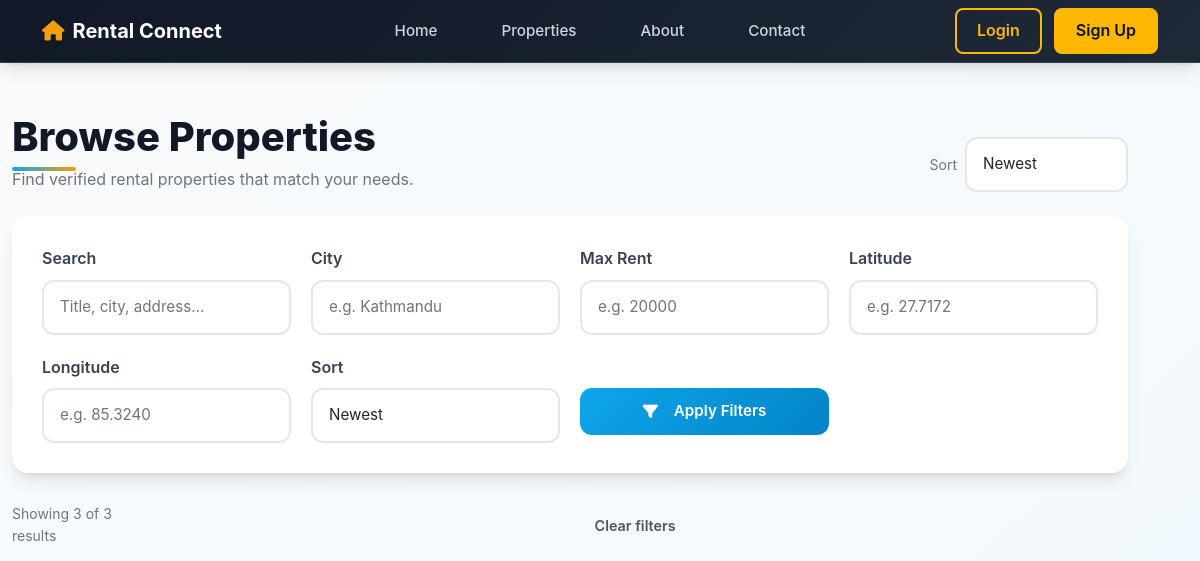
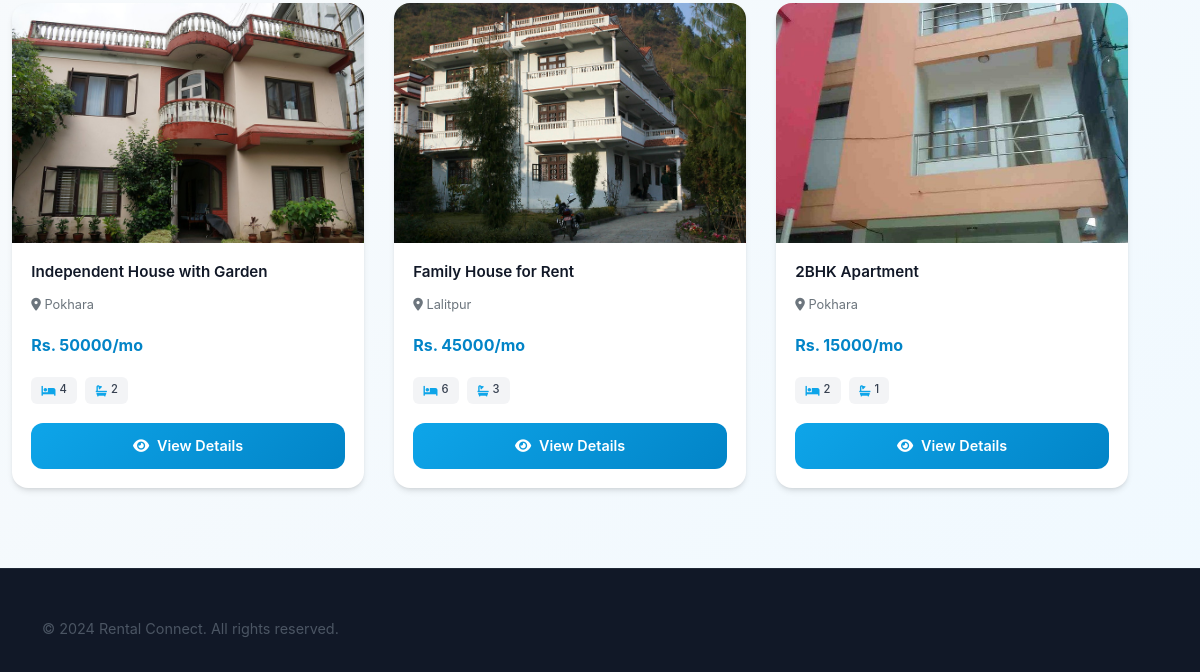
/properties/, run on an earlier commit of the app's database (2 pictures, top to bottom).
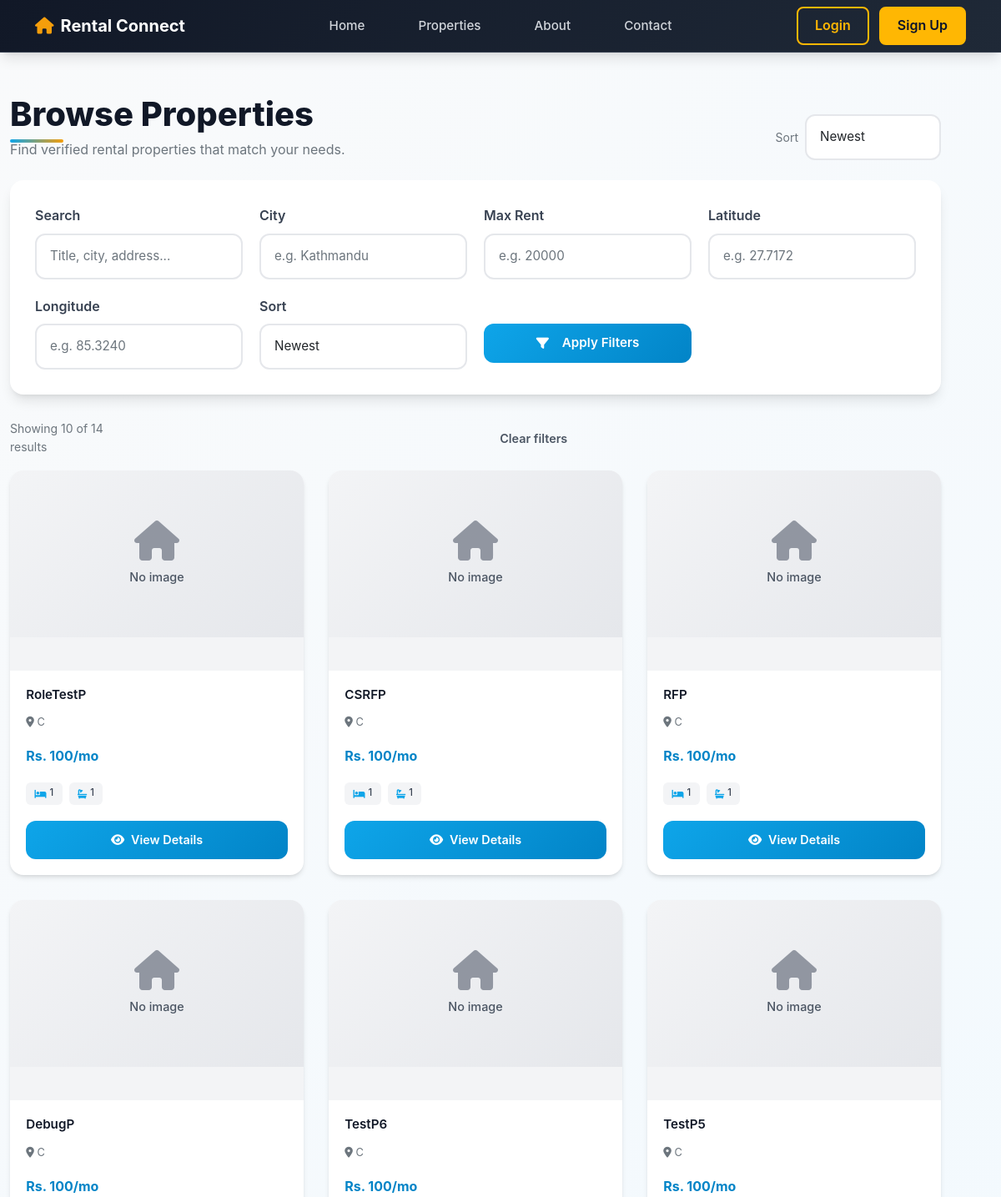
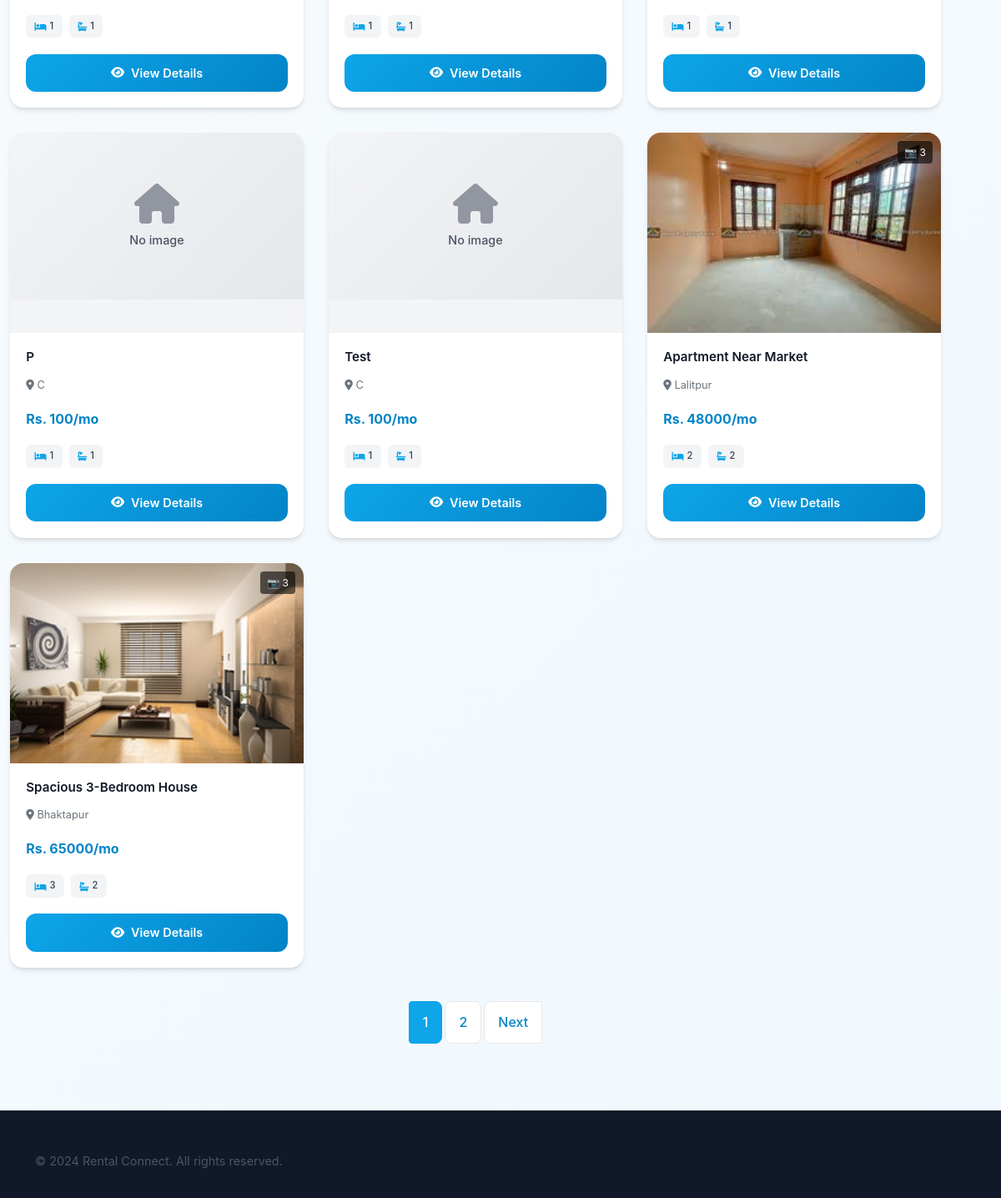
And on a later commit of the database (2 pictures, top to bottom).
### listings/models.py (models this page shows, shortened)
class Property(models.Model):
    landlord = models.ForeignKey(
        CustomUser,
        on_delete=models.CASCADE,
        related_name='properties'
    )
    title = models.CharField(max_length=100)
    description = models.TextField()
    city = models.CharField(max_length=50, db_index=True)  # Added index
    rent = models.DecimalField(max_digits=10, decimal_places=2, db_index=True)  # Added index
    bedrooms = models.PositiveIntegerField()
    bathrooms = models.PositiveIntegerField()
    address = models.TextField()
    latitude = models.FloatField(null=True, blank=True, help_text="Decimal degrees")
    longitude = models.FloatField(null=True, blank=True, help_text="Decimal degrees")
    image = models.ImageField(
        upload_to='property_images/',
        blank=True,
        null=True,
        help_text="Primary property image (upload at least one image)"
    )
    is_verified = models.BooleanField(default=False, db_index=True)  # Added index
    created_at = models.DateTimeField(auto_now_add=True)
    class Meta:
        ordering = ['-created_at']

class PropertyImage(models.Model):
    property = models.ForeignKey(Property, on_delete=models.CASCADE, related_name='images')
    image = models.ImageField(upload_to='property_images/')
    uploaded_at = models.DateTimeField(auto_now_add=True)
    class Meta:
        ordering = ['uploaded_at']

### listings/views.py (the view, shortened to what this page needs)
# urls.py: path('properties/', views.property_list, name='property_list'),
def property_list(request):
    query = request.GET.get('q', '').strip()  # General search query
    city = request.GET.get('city', '').strip()
    max_rent = request.GET.get('max_rent', '').strip()
    sort = request.GET.get('sort', 'newest').strip()
    lat = request.GET.get('lat')
    lng = request.GET.get('lng')
    if query:
        properties = fuzzy_search_properties(query)
        property_ids = [p.id for p in properties]
        properties = Property.objects.filter(id__in=property_ids)
    else:
        properties = Property.objects.filter(is_verified=True)
    distance_ordered = False
    if city:
        properties = properties.filter(city__icontains=city)
    if max_rent:
        try:
            max_rent_val = float(max_rent)
            properties = properties.filter(rent__lte=max_rent_val)
        except ValueError:
            pass  # Ignore invalid max_rent values
    if not distance_ordered:
        if sort == 'rent_low':
            properties = properties.order_by('rent', '-created_at')
        elif sort == 'rent_high':
            properties = properties.order_by('-rent', '-created_at')
        else:
            properties = properties.order_by('-created_at')
    paginator = Paginator(properties, 10)  # 10 properties per page
    page_number = request.GET.get('page')
    page_obj = paginator.get_page(page_number)
    return render(request, 'listings/property_list.html', {
        'page_obj': page_obj,
        'search_query': query,
        'city_filter': city,
        'max_rent_filter': max_rent,
        'sort': sort,
    })

### users/context_processors.py (called while the page is built, shortened)
def notifications(request):
    user = getattr(request, "user", None)
    if not user or not user.is_authenticated:
        return {
            "notifications_unread_count": 0,
            "notifications_latest": [],
        }

### templates/listings/property_list.html (shortened to what the changed rows need)
{% extends "base.html" %}
{% block content %}
<div class="container mt-5 property-list-container">
    <div class="d-flex flex-column flex-md-row justify-content-between align-items-start align-items-md-end gap-3 mb-4">
        <div>
            <h2 class="section-title mb-1">Browse Properties</h2>
        </div>
    </div>
    {% if page_obj %}
        <div class="d-flex justify-content-between align-items-center mb-3">
            <div class="text-muted small">
                Showing {{ page_obj|length }} of {{ page_obj.paginator.count }} results
            </div>
            <a class="btn btn-outline-secondary btn-sm" href="{% url 'property_list' %}">
                Clear filters
            </a>
        </div>
        <div class="property-grid">
            {% for property in page_obj %}
            <div class="property-card">
                <div class="property-carousel-image">
                    {% if property.images.all %}
                        <img src="{{ property.images.first.image.url }}" alt="{{ property.title }}">
                        {% if property.images.all|length > 1 %}
                            <div style="position: absolute; top: 10px; right: 10px; background: rgba(0,0,0,0.6); color: white; padding: 4px 8px; border-radius: 4px; font-size: 0.75rem;">
                                📷 {{ property.images.all|length }}
                            </div>
                        {% endif %}
                    {% elif property.image %}
                        <img src="{{ property.image.url }}" alt="{{ property.title }}">
                    {% else %}
                        <div class="property-placeholder">
                            <i class="fas fa-home"></i>
                            <p>No image</p>
                        </div>
                    {% endif %}
                </div>
                <div class="property-carousel-body">
                    <h6 class="mb-1">{{ property.title }}</h6>
                    <p class="text-muted small mb-2">
                        <i class="fas fa-map-marker-alt"></i> {{ property.city }}
                    </p>
                    <p class="price-small mb-2">Rs. {{ property.rent|floatformat:0 }}/mo</p>
                    <div class="property-features-small">
                        <span class="feature-badge-small"><i class="fas fa-bed"></i> {{ property.bedrooms }}</span>
                        <span class="feature-badge-small"><i class="fas fa-bath"></i> {{ property.bathrooms }}</span>
                    </div>
                    <a href="{% url 'property_detail' property.id %}" class="btn btn-primary btn-sm w-100">
                        <i class="fas fa-eye"></i> View Details
                    </a>
                </div>
            </div>
            {% endfor %}
        </div>
        {% if page_obj.has_other_pages %}
        <nav aria-label="Property list pagination" class="mt-4">
            <ul class="pagination justify-content-center">
                {% for num in page_obj.paginator.page_range %}
                    {% if page_obj.number == num %}
                    <li class="page-item active"><span class="page-link">{{ num }}</span></li>
                    {% elif num > page_obj.number|add:'-3' and num < page_obj.number|add:'3' %}
                    <li class="page-item">
                        <a class="page-link" href="?page={{ num }}&q={{ search_query|urlencode }}&city={{ city_filter|urlencode }}&max_rent={{ max_rent_filter|urlencode }}&sort={{ sort|urlencode }}&lat={{ request.GET.lat|urlencode }}&lng={{ request.GET.lng|urlencode }}">{{ num }}</a>
                    </li>
                    {% endif %}
                {% endfor %}
                {% if page_obj.has_next %}
                <li class="page-item">
                    <a class="page-link" href="?page={{ page_obj.next_page_number }}&q={{ search_query|urlencode }}&city={{ city_filter|urlencode }}&max_rent={{ max_rent_filter|urlencode }}&sort={{ sort|urlencode }}&lat={{ request.GET.lat|urlencode }}&lng={{ request.GET.lng|urlencode }}">Next</a>
                </li>
                {% endif %}
            </ul>
        </nav>
        {% endif %}
    {% else %}
        <div class="text-center py-5">
            <i class="fas fa-search" style="font-size: 4rem; color: var(--gray-400);"></i>
            <p class="text-muted mt-3">No properties match your filters.</p>
        </div>
    {% endif %}
</div>
{% endblock %}

What changed in the data, as far as the page shows it:
removed Property: image (picture), title "Independent House with Garden", city "Pokhara", rent "50000", bedrooms "4", bathrooms "2"
removed Property: image (picture), title "Family House for Rent", city "Lalitpur", rent "45000", bedrooms "6", bathrooms "3"
removed Property: image (picture), title "2BHK Apartment", city "Pokhara", rent "15000", bedrooms "2", bathrooms "1"
added Property: image "No image", title "RoleTestP", city "C", rent "100", bedrooms "1", bathrooms "1"
added Property: image "No image", title "CSRFP", city "C", rent "100", bedrooms "1", bathrooms "1"
added Property: image "No image", title "RFP", city "C", rent "100", bedrooms "1", bathrooms "1"
added Property: image "No image", title "DebugP", city "C", rent "100", bedrooms "1", bathrooms "1"
added Property: image "No image", title "TestP6", city "C", rent "100", bedrooms "1", bathrooms "1"
added Property: image "No image", title "TestP5", city "C", rent "100", bedrooms "1", bathrooms "1"
added Property: image "No image", title "P", city "C", rent "100", bedrooms "1", bathrooms "1"
added Property: image "No image", title "Test", city "C", rent "100", bedrooms "1", bathrooms "1"
added Property: images.first.image (picture), images.all|length "3", title "Apartment Near Market", city "Lalitpur", rent "48000", bedrooms "2", bathrooms "2"
added Property: images.first.image (picture), images.all|length "3", title "Spacious 3-Bedroom House", city "Bhaktapur", rent "65000", bedrooms "3", bathrooms "2"
Also different on the page:
{{ page_obj|length }}: "3" → "10"
{{ page_obj.paginator.count }}: "3" → "14"
new list line: "1"
new list line: "2"
text now shown: "Next"
